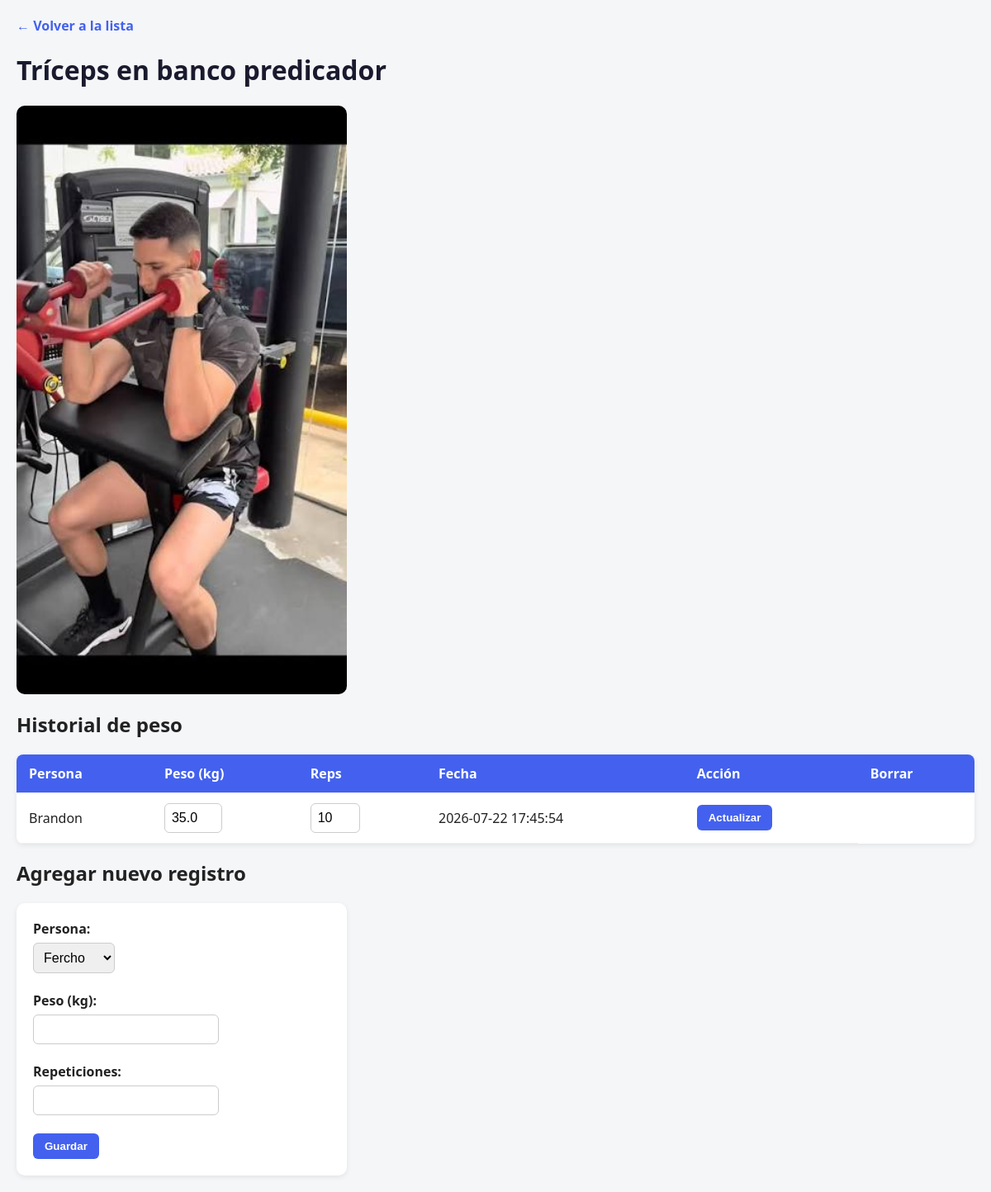
/maquina/9, run on the app's committed database.
### tables this page shows
CREATE TABLE maquinas (
    id INTEGER PRIMARY KEY AUTOINCREMENT,
    nombre TEXT NOT NULL,
    imagen_url TEXT,
    descripcion TEXT,
    dia TEXT
);

CREATE TABLE registros_peso (
    id INTEGER PRIMARY KEY AUTOINCREMENT,
    usuario_id INTEGER NOT NULL,
    maquina_id INTEGER NOT NULL,
    peso_kg REAL NOT NULL,
    repeticiones INTEGER,
    fecha DATETIME DEFAULT CURRENT_TIMESTAMP,
    FOREIGN KEY (usuario_id) REFERENCES usuarios(id),
    FOREIGN KEY (maquina_id) REFERENCES maquinas(id)
);

CREATE TABLE usuarios (
    id INTEGER PRIMARY KEY AUTOINCREMENT,
    nombre TEXT NOT NULL
);

### app.py (the view)
@app.route("/maquina/<int:id>")
def detalle_maquina(id):
    conexion = get_conexion()
    cursor = conexion.cursor()
    cursor.execute("SELECT * FROM maquinas WHERE id = ?", (id,))
    maquina = dict(cursor.fetchone())
    cursor.execute("""
        SELECT registros_peso.id, registros_peso.peso_kg, registros_peso.repeticiones, registros_peso.fecha, usuarios.nombre
        FROM registros_peso
        JOIN usuarios ON registros_peso.usuario_id = usuarios.id
        WHERE registros_peso.maquina_id = ?
        ORDER BY registros_peso.fecha DESC
    """, (id,))
    registros = [dict(row) for row in cursor.fetchall()]
    cursor.execute("SELECT * FROM usuarios")
    usuarios = [dict(row) for row in cursor.fetchall()]
    conexion.close()
    return render_template("maquina.html", maquina=maquina, registros=registros, usuarios=usuarios)

### app.py (called while the page is built)
def get_conexion():
    conexion = sqlite3.connect(DB_PATH)
    conexion.row_factory = sqlite3.Row
    return conexion

### templates/maquina.html (shortened to what this page needs)
<!DOCTYPE html>
<html lang="es">
<head>
    <link rel="stylesheet" href="{{ url_for('static', filename='css/estilos.css') }}">
</head>
<body>
    <a href="/">&larr; Volver a la lista</a>
    <h1>{{ maquina.nombre }}</h1>
{% if maquina.imagen_url %}
    <img src="{{ url_for('static', filename='imagenes/' + maquina.imagen_url) }}" class="foto-maquina-grande" alt="{{ maquina.nombre }}">
{% endif %}
    <h2>Historial de peso</h2>
    <table>
<tr>
    <th>Persona</th>
    <th>Peso (kg)</th>
    <th>Reps</th>
    <th>Fecha</th>
    <th>Acción</th>
    <th>Borrar</th>
</tr>
        {% for r in registros %}
        <tr>
        <form action="/registro/{{ r.id }}/editar" method="POST">
<td>{{ r.nombre }}</td>
<td>
    <input type="number" step="0.5" name="peso_kg" value="{{ r.peso_kg }}" style="width: 70px;">
</td>
<td>
    <input type="number" name="repeticiones" value="{{ r.repeticiones or '' }}" style="width: 60px;">
</td>
<td>{{ r.fecha }}</td>
<td>
    <button type="submit">Actualizar</button>
</td>
</form>
        </tr>
        {% endfor %}
    </table>
    <h2>Agregar nuevo registro</h2>
    <form action="/maquina/{{ maquina.id }}/agregar" method="POST" class="form-agregar">
        <label>Persona:</label>
        <select name="usuario_id" required>
            {% for u in usuarios %}
                <option value="{{ u.id }}">{{ u.nombre }}</option>
            {% endfor %}
        </select>
        <br><br>
        <label>Peso (kg):</label>
<input type="number" step="0.5" name="peso_kg" required>
<br><br>
<label>Repeticiones:</label>
<input type="number" name="repeticiones" required>
<br><br>
<button type="submit">Guardar</button>
    </form>
</body>
</html>

### static/css/estilos.css (style rules this page uses)
* { box-sizing: border-box; }
body { font-family: 'Segoe UI', Arial, sans-serif; background-color: #f4f6f8; color: #222; margin: 0; padding: 20px; }
h1 { color: #1a1a2e; }
a { color: #4361ee; text-decoration: none; font-weight: 600; }
table { width: 100%; border-collapse: collapse; background: white; border-radius: 8px; overflow: hidden; box-shadow: 0 2px 6px rgba(0,0,0,0.08); margin-top: 10px; }
th, td { padding: 12px 15px; text-align: left; border-bottom: 1px solid #eee; }
th { background-color: #4361ee; color: white; }
form { margin: 0; }
input[type="number"], select { padding: 8px; border: 1px solid #ccc; border-radius: 6px; font-size: 1em; }
button { background-color: #4361ee; color: white; border: none; padding: 8px 14px; border-radius: 6px; cursor: pointer; font-weight: 600; }
.form-agregar { background: white; padding: 20px; border-radius: 10px; box-shadow: 0 2px 6px rgba(0,0,0,0.08); max-width: 400px; margin-top: 10px; }
.form-agregar label { display: block; margin-bottom: 6px; font-weight: 600; }
.foto-maquina-grande { width: 100%; max-width: 400px; border-radius: 10px; margin: 10px 0; display: block; }

### data on the page
maquinas: nombre "Tríceps en banco predicador", imagen_url (picture)
registros_peso: nombre "Brandon", peso_kg "35.0", repeticiones "10", fecha "2026-07-22 17:45:54"

### other printed values
form field usuario_id "Fercho"
